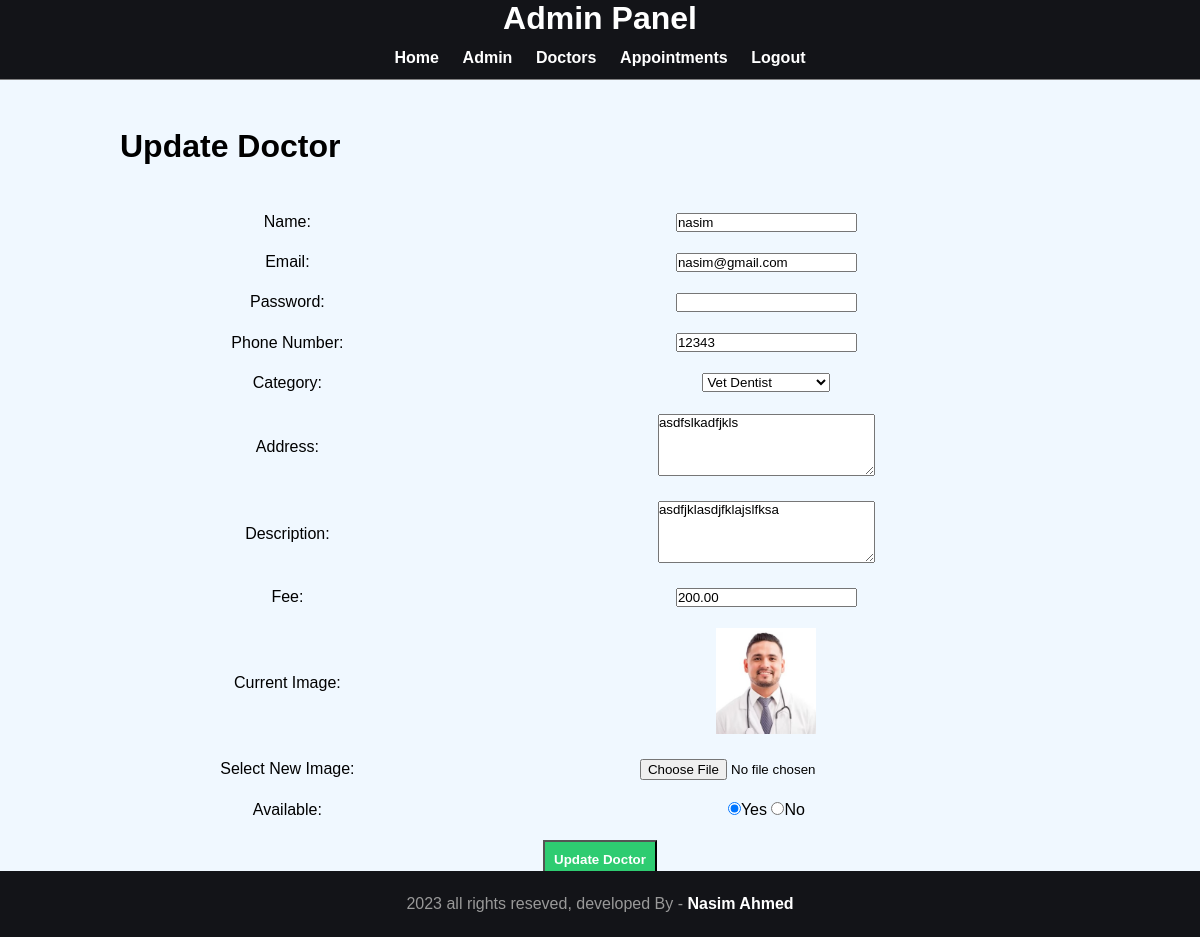
The app's page /admin/update-doctors.php?id=95 (signed in) with its own data.
### tables this page shows
CREATE TABLE `tbl_doctors` (
  `id` int(10) UNSIGNED NOT NULL,
  `name` varchar(150) NOT NULL,
  `email` varchar(30) NOT NULL,
  `password` varchar(50) NOT NULL,
  `phone_number` int(11) NOT NULL,
  `category` varchar(50) NOT NULL,
  `address` text NOT NULL,
  `description` text NOT NULL,
  `fee` decimal(10,2) NOT NULL,
  `image_name` varchar(255) NOT NULL,
  `available` varchar(10) NOT NULL
);

### admin/update-doctors.php (the view, shortened to what this page needs)
<?php include("partials/menu.php")?>
<?php
if(isset($_GET['id']))
{
    $id = $_GET['id'];
    $sql2 = "SELECT * FROM tbl_doctors WHERE id=$id";
    $res2 = mysqli_query($conn, $sql2);
    $row2 = mysqli_fetch_assoc($res2);
    $name = $row2['name'];
    $email = $row2['email'];
    $phone_number = $row2['phone_number'];
    $category = $row2['category'];
    $address = $row2['address'];
    $description = $row2['description'];
    $fee = $row2['fee'];
    $current_image = $row2['image_name'];
    $available = $row2['available'];
}
else
{
    header('location:'.SITEURL.'admin/manage-doctors.php');
}
?>
<div class="main-content">
    <div class="wrapper">
        <h1>Update Doctor</h1>
        <br><br>
        <form action="" method="POST" enctype="multipart/form-data">
            <table class="tbl-30">
                <tr>
                    <td>Name:</td>
                    <td>
                        <input type="text" name="name" value="<?php echo $name; ?>">
                    </td>
                </tr>
                <tr>
                    <td>Email:</td>
                    <td>
                        <input type="text" name="email" value="<?php echo $email; ?>">
                    </td>
                </tr>
                <tr>
                    <td>Password:</td>
                    <td>
                        <input type="password" name="password" value="">
                    </td>
                </tr>
                <tr>
                    <td>Phone Number:</td>
                    <td>
                        <input type="text" name="phone_number" value="<?php echo $phone_number; ?>">
                    </td>
                </tr>
                <tr>
                    <td>Category:</td>
                    <td>
                        <select name="category">
                            <option value="Vet Dentist" <?php if($category == "Vet Dentist") echo "selected"; ?>>Vet Dentist</option>
                        </select>
                    </td>
                </tr>
                <tr>
                    <td>Address:</td>
                    <td>
                        <textarea name="address" cols="25" rows="4"><?php echo $address; ?></textarea>
                    </td>
                </tr>
                <tr>
                    <td>Description:</td>
                    <td>
                        <textarea name="description" cols="25" rows="4"><?php echo $description; ?></textarea>
                    </td>
                </tr>
                <tr>
                    <td>Fee:</td>
                    <td>
                        <input type="number" name="fee" value="<?php echo $fee; ?>">
                    </td>
                </tr>
                <tr>
                    <td>Current Image:</td>
                    <td>
                        <?php
                        if($current_image == "")
                        {
                            echo '<div class="error">Image not available.</div>';
                        }
                        else
                        {
                            ?>
                            <img src="<?php echo SITEURL; ?>images/doctors/<?php echo $current_image; ?>" width="100px">
                            <?php
                        }
                        ?>
                    </td>
                </tr>
                <tr>
                    <td>Select New Image:</td>
                    <td>
                        <input type="file" name="image">
                    </td>
                </tr>
                <tr>
                    <td>Available:</td>
                    <td>
                        <input <?php if($available == "Yes"){echo "checked";}?> type="radio" name="available" value="Yes">Yes
                        <input <?php if($available == "No"){echo "checked";}?> type="radio" name="available" value="No">No
                    </td>
                </tr>
                <tr>
                    <td colspan="2">
                        <input type="submit" name="submit" value="Update Doctor" class="btn-secondary">
                    </td>
                </tr>
            </table>
        </form>
    </div>
</div>
<?php include("partials/footer.php");?>

### css/admin.css (style rules this page uses)
* { margin: 0; padding: 0; font-family: Arial, Helvetica, sans-serif; }
html, body { height: 100%; }
table tr td { white-space: nowrap; }
.wrapper { padding: 1%; width: 80%; margin: 0 auto; min-height: 100%; }
.tbl-30 { width: 100%; }
table tr td { padding: 1%; text-align: center; }
.btn-secondary { background-color: #2ECC71; color: white; padding: 1%; text-decoration: none; font-weight: bold; }
.main-content { background-color: aliceblue; padding: 3% 0; flex-grow: 1; }
body { background-color: aliceblue; }

### records on screen
tbl_doctors: name "nasim", email "nasim@gmail.com", phone_number "12343", category "Vet Dentist", address "asdfslkadfjkls", description "asdfjklasdjfklajslfksa", fee "200.00", image_name (picture), available "☑"
